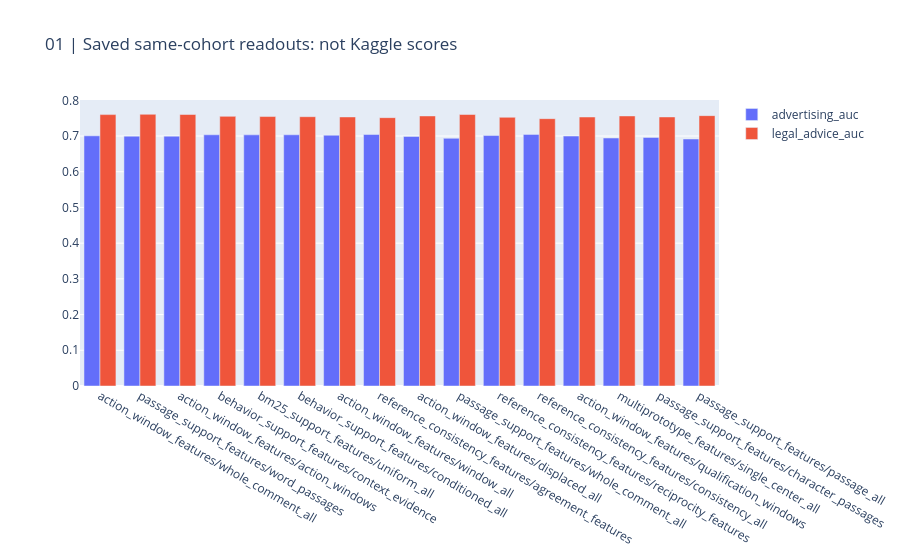
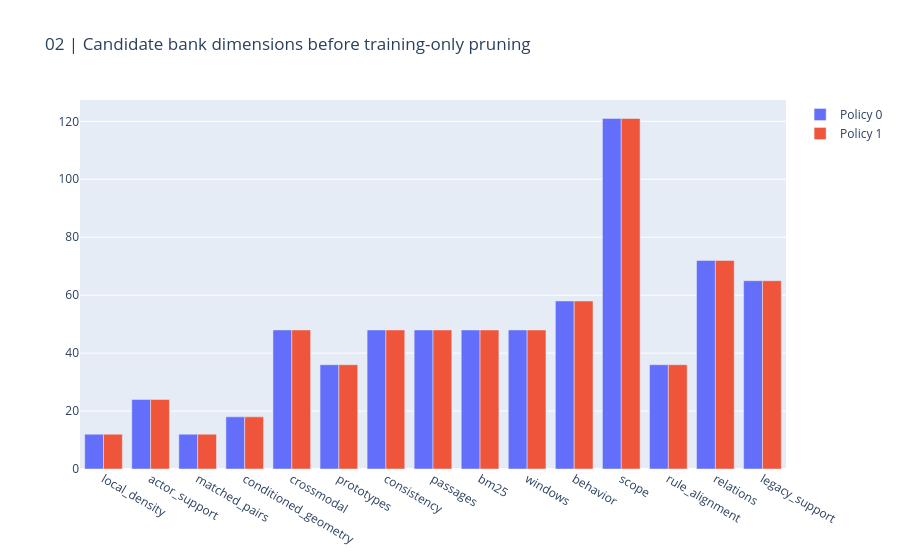

The cell these charts' notebook holds for them, in order:
### Markdown cell above
## Leading saved comparisons and feature dimensions

### Code cell
CHARTS[0].show(renderer="plotly_mimetype")
CHARTS[1].show(renderer="plotly_mimetype")

### Figure 1 — Plotly figure (JSON) as saved in the notebook; plotly's stock layout.template omitted (floating-point values rounded to 4 significant figures)
{"data": [{"name": "advertising_auc", "type": "bar", "x": ["action_window_features/whole_comment_all", "passage_support_features/word_passages", "action_window_features/action_windows", "behavior_support_features/context_evidence", "bm25_support_features/uniform_all", "behavior_support_features/conditioned_all", "action_window_features/window_all", "reference_consistency_features/agreement_features", "action_window_features/displaced_all", "passage_support_features/whole_comment_all", "reference_consistency_features/reciprocity_features", "reference_consistency_features/consistency_all", "action_window_features/qualification_windows", "multiprototype_features/single_center_all", "passage_support_features/character_passages", "passage_support_features/passage_all"], "y": [0.7006, 0.6997, 0.6996, 0.7035, 0.7032, 0.7035, 0.7023, 0.7042, 0.6989, 0.6936, 0.7013, 0.7046, 0.6999, 0.6944, 0.6959, 0.6917]}, {"name": "legal_advice_auc", "type": "bar", "x": ["action_window_features/whole_comment_all", "passage_support_features/word_passages", "action_window_features/action_windows", "behavior_support_features/context_evidence", "bm25_support_features/uniform_all", "behavior_support_features/conditioned_all", "action_window_features/window_all", "reference_consistency_features/agreement_features", "action_window_features/displaced_all", "passage_support_features/whole_comment_all", "reference_consistency_features/reciprocity_features", "reference_consistency_features/consistency_all", "action_window_features/qualification_windows", "multiprototype_features/single_center_all", "passage_support_features/character_passages", "passage_support_features/passage_all"], "y": [0.76, 0.7608, 0.7602, 0.755, 0.7546, 0.7541, 0.7534, 0.7514, 0.7562, 0.7603, 0.7525, 0.7486, 0.7533, 0.7562, 0.7534, 0.7571]}], "layout": {"barmode": "group", "title": {"text": "01 | Saved same-cohort readouts: not Kaggle scores"}}}

### Figure 2 — Plotly figure (JSON) as saved in the notebook; plotly's stock layout.template omitted (floating-point values rounded to 4 significant figures)
{"data": [{"name": "Policy 0", "type": "bar", "x": ["local_density", "actor_support", "matched_pairs", "conditioned_geometry", "crossmodal", "prototypes", "consistency", "passages", "bm25", "windows", "behavior", "scope", "rule_alignment", "relations", "legacy_support"], "y": [12, 24, 12, 18, 48, 36, 48, 48, 48, 48, 58, 121, 36, 72, 65]}, {"name": "Policy 1", "type": "bar", "x": ["local_density", "actor_support", "matched_pairs", "conditioned_geometry", "crossmodal", "prototypes", "consistency", "passages", "bm25", "windows", "behavior", "scope", "rule_alignment", "relations", "legacy_support"], "y": [12, 24, 12, 18, 48, 36, 48, 48, 48, 48, 58, 121, 36, 72, 65]}], "layout": {"title": {"text": "02 | Candidate bank dimensions before training-only pruning"}}}
